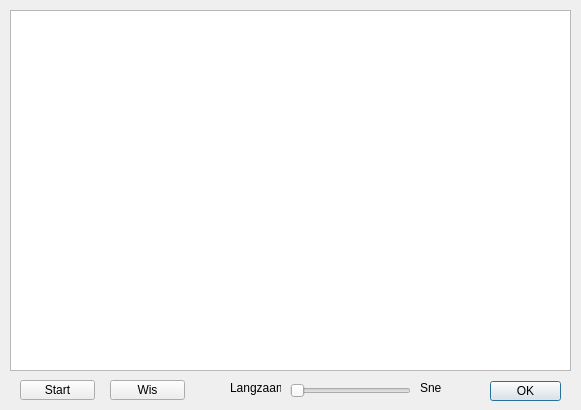
<?xml version="1.0" encoding="UTF-8"?>
<ui version="4.0">
 <class>SerialMonitor</class>
 <widget class="QDialog" name="SerialMonitor">
  <property name="geometry">
   <rect>
    <x>0</x>
    <y>0</y>
    <width>581</width>
    <height>410</height>
   </rect>
  </property>
  <property name="minimumSize">
   <size>
    <width>581</width>
    <height>410</height>
   </size>
  </property>
  <property name="maximumSize">
   <size>
    <width>581</width>
    <height>410</height>
   </size>
  </property>
  <property name="windowTitle">
   <string>USB monitor</string>
  </property>
  <widget class="QDialogButtonBox" name="buttonBox">
   <property name="geometry">
    <rect>
     <x>490</x>
     <y>381</y>
     <width>71</width>
     <height>20</height>
    </rect>
   </property>
   <property name="orientation">
    <enum>Qt::Horizontal</enum>
   </property>
   <property name="standardButtons">
    <set>QDialogButtonBox::Ok</set>
   </property>
  </widget>
  <widget class="QPushButton" name="btnPause">
   <property name="geometry">
    <rect>
     <x>20</x>
     <y>380</y>
     <width>75</width>
     <height>20</height>
    </rect>
   </property>
   <property name="text">
    <string>Start</string>
   </property>
  </widget>
  <widget class="QTextBrowser" name="txbMonitor">
   <property name="geometry">
    <rect>
     <x>10</x>
     <y>10</y>
     <width>561</width>
     <height>361</height>
    </rect>
   </property>
   <property name="font">
    <font>
     <family>Courier New</family>
     <pointsize>11</pointsize>
    </font>
   </property>
  </widget>
  <widget class="QPushButton" name="btnClear">
   <property name="geometry">
    <rect>
     <x>110</x>
     <y>380</y>
     <width>75</width>
     <height>20</height>
    </rect>
   </property>
   <property name="text">
    <string>Wis</string>
   </property>
  </widget>
  <widget class="QLabel" name="label">
   <property name="geometry">
    <rect>
     <x>230</x>
     <y>380</y>
     <width>51</width>
     <height>16</height>
    </rect>
   </property>
   <property name="text">
    <string>Langzaam</string>
   </property>
  </widget>
  <widget class="QLabel" name="label_2">
   <property name="geometry">
    <rect>
     <x>420</x>
     <y>380</y>
     <width>21</width>
     <height>16</height>
    </rect>
   </property>
   <property name="text">
    <string>Snel</string>
   </property>
  </widget>
  <widget class="QSlider" name="hslTempo">
   <property name="geometry">
    <rect>
     <x>290</x>
     <y>380</y>
     <width>121</width>
     <height>21</height>
    </rect>
   </property>
   <property name="orientation">
    <enum>Qt::Horizontal</enum>
   </property>
  </widget>
 </widget>
 <resources/>
 <connections>
  <connection>
   <sender>buttonBox</sender>
   <signal>accepted()</signal>
   <receiver>SerialMonitor</receiver>
   <slot>accept()</slot>
   <hints>
    <hint type="sourcelabel">
     <x>248</x>
     <y>254</y>
    </hint>
    <hint type="destinationlabel">
     <x>157</x>
     <y>274</y>
    </hint>
   </hints>
  </connection>
  <connection>
   <sender>buttonBox</sender>
   <signal>rejected()</signal>
   <receiver>SerialMonitor</receiver>
   <slot>reject()</slot>
   <hints>
    <hint type="sourcelabel">
     <x>316</x>
     <y>260</y>
    </hint>
    <hint type="destinationlabel">
     <x>286</x>
     <y>274</y>
    </hint>
   </hints>
  </connection>
 </connections>
</ui>
